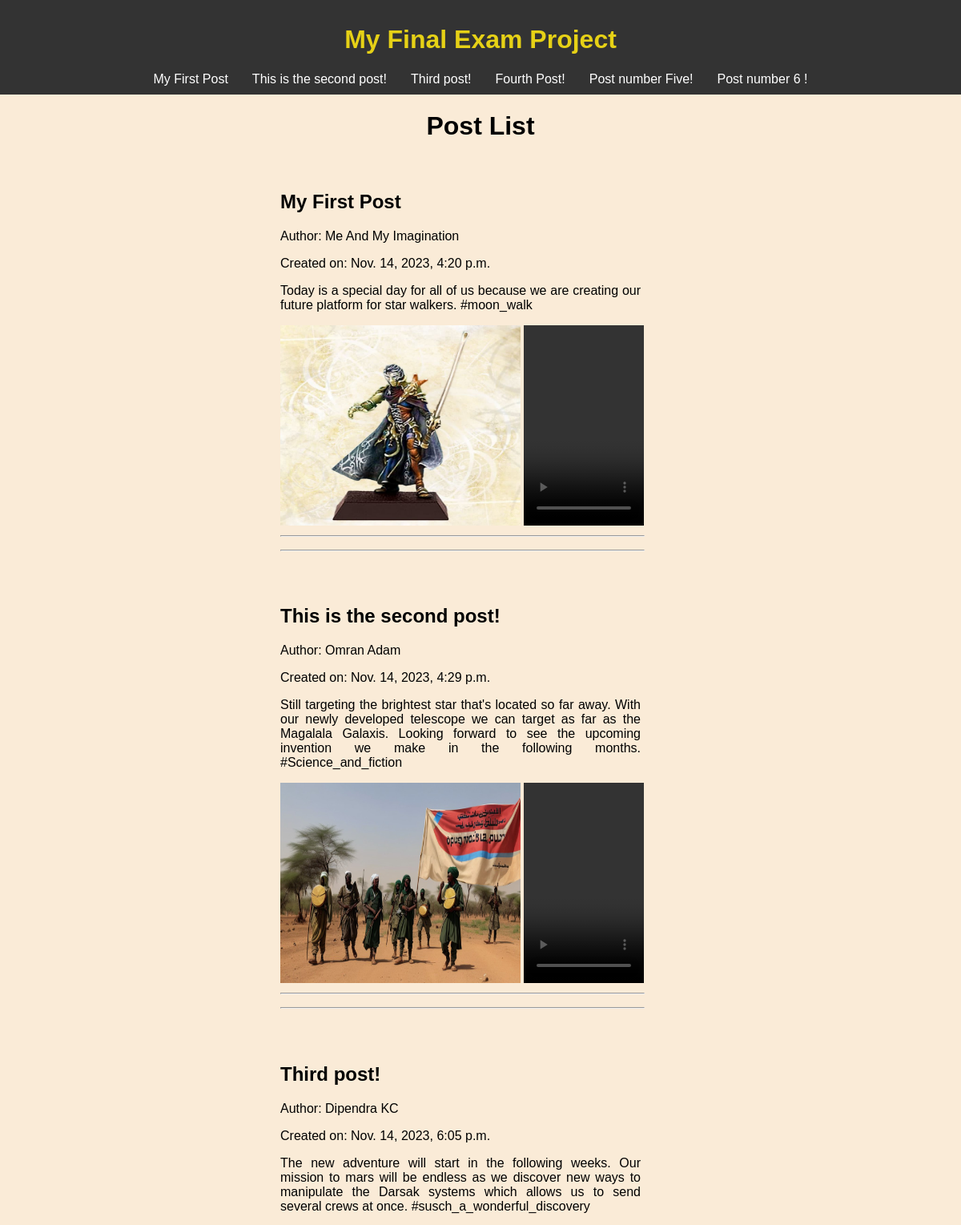
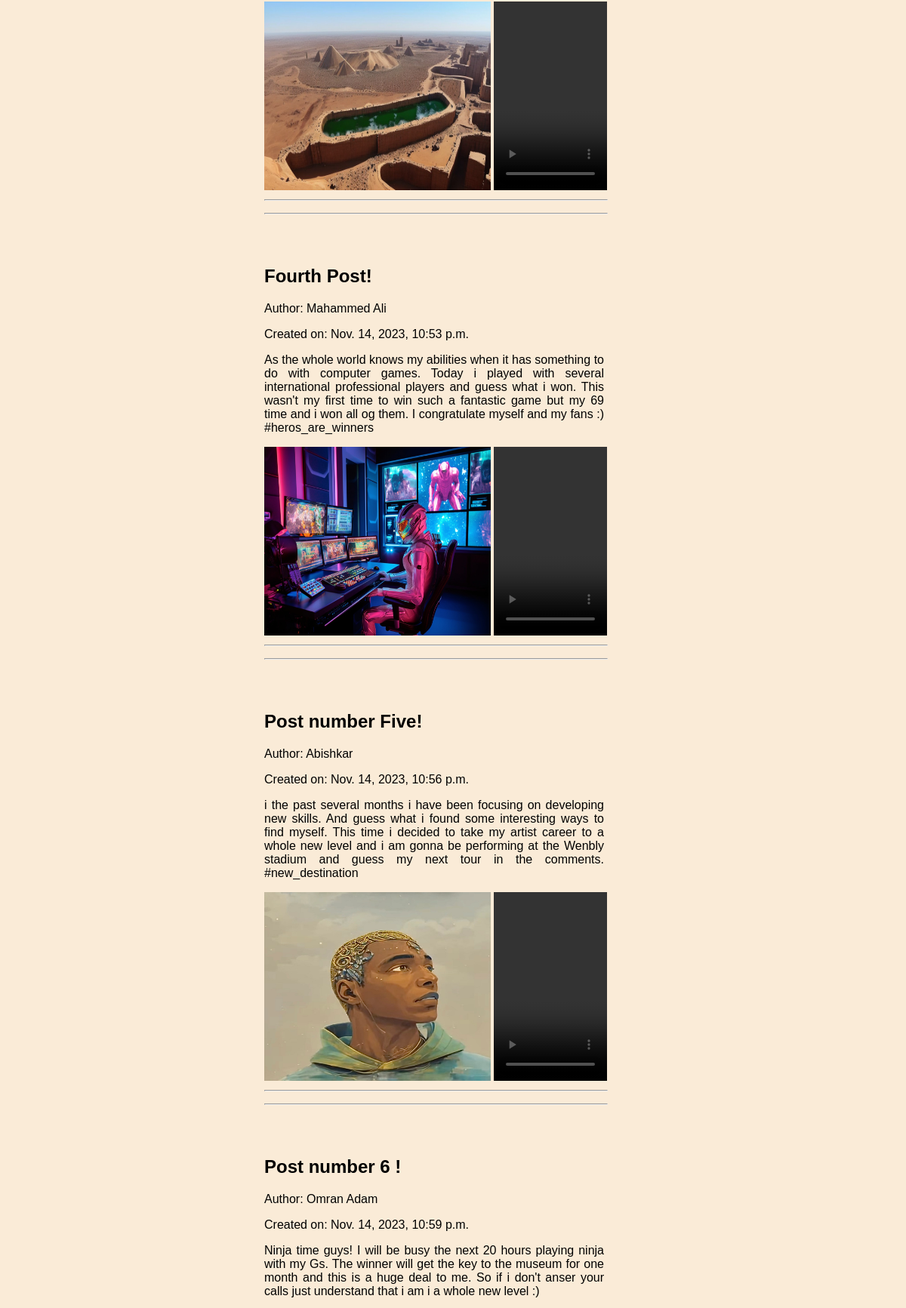
The page / (upper part) on the database its author committed (2 pictures, top to bottom).
### blog/models.py (models this page shows, shortened)
class Post(models.Model):
    title = models.CharField(max_length=200)
    author = models.CharField(max_length=100)
    updated_on = models.DateTimeField(auto_now=True)
    content = models.TextField()
    created_on = models.DateTimeField(auto_now_add=True)
    image = models.ImageField(upload_to='images/', blank=True, null=True)
    video = models.FileField(upload_to='videos/', blank=True, null=True)

### blog/views.py (the view)
# urls.py: path('', post_list, name='post_list'),
def post_list(request):
    posts = Post.objects.all()
    return render(request, 'post_list.html', {'posts': posts})

### blog/templates/post_list.html (shortened to what this page needs)
<!DOCTYPE html>
<html lang="en">
<head>
    <link rel="stylesheet" href="finalExamCSS.css">
</head>
<body style="background-color: antiquewhite;">
    <header>
        <h1 style="color: rgb(230, 209, 22);">My Final Exam Project</h1>
        <nav>
            {% for post in posts %}
                <a href="#{{ post.title|slugify }}">{{ post.title }}</a>
            {% endfor %}
        </nav>
    </header>
    <h1>Post List</h1>
    {% for post in posts %}
        <section id="{{ post.title|slugify }}">
            <div class="post-container">
                <h2>{{ post.title }}</h2>
                <p>Author: {{ post.author }}</p>
                <p>Created on: {{ post.created_on }}</p>
                <p style="width: 450px; text-align: justify;">{{ post.content }}</p>
                {% if post.image %}
                    <img src="{{ post.image.url }}" alt="{{ post.title }} Image" width="300" height="250">
                {% endif %}
                {% if post.video %}
                    <video width="150" height="250" controls>
                        <source src="{{ post.video.url }}" type="video/mp4">
                    </video>
                {% endif %}
                <div>
                    <hr style="width: 443px; float: left; clear: both; padding-left: 5px; padding-right: 5px;">
                    <hr style="width: 443px; float: left; clear: both; padding-left: 5px; padding-right: 5px;">
                </div>
            </div>
        </section>
    {% endfor %}
</body>
</html>

### blog/templates/post_list.html (style rules this page uses)
body { font-family: Arial, sans-serif; margin: 0; padding: 0; box-sizing: border-box; display: flex; flex-direction: column; align-items: center; justify-content: center; min-height: 100vh; }
header { background-color: #333; color: #fff; padding: 10px; width: 100%; text-align: center; }
nav { display: flex; justify-content: center; margin-top: 10px; }
nav a { color: #fff; text-decoration: none; margin: 0 15px; cursor: pointer; }
section { padding: 20px; text-align: left; }
.post-container { width: 500px; margin: 0 auto; }
.post-container hr { width: 443px; float: left; clear: both; padding-left: 5px; padding-right: 5px; }

### rows shown on the page
Post: title "My First Post", author "Me And My Imagination", created_on "Nov. 14, 2023, 4:20 p.m.", content "Today is a special day for all of us because we are creating our future platform for star walkers. #moon_walk", image (picture)
Post: title "This is the second post!", author "Omran Adam", created_on "Nov. 14, 2023, 4:29 p.m.", content "Still targeting the brightest star that's located so far away. With our newly developed telescope we can target as far as the Magalala Galaxis. Looking forward to see the upcoming invention we make in the following months. #Science_and_fiction", image (picture)
Post: title "Third post!", author "Dipendra KC", created_on "Nov. 14, 2023, 6:05 p.m.", content "The new adventure will start in the following weeks. Our mission to mars will be endless as we discover new ways to manipulate the Darsak systems which allows us to send several crews at once. #susch_a_wonderful_discovery", image (picture)
Post: title "Fourth Post!", author "Mahammed Ali", created_on "Nov. 14, 2023, 10:53 p.m.", content "As the whole world knows my abilities when it has something to do with computer games. Today i played with several international professional players and guess what i won. This wasn't my first time to win such a fantastic game but my 69 time and i won all og them. I congratulate myself and my fans :) #heros_are_winners", image (picture)
Post: title "Post number Five!", author "Abishkar", created_on "Nov. 14, 2023, 10:56 p.m.", content "i the past several months i have been focusing on developing new skills. And guess what i found some interesting ways to find myself. This time i decided to take my artist career to a whole new level and i am gonna be performing at the Wenbly stadium and guess my next tour in the comments. #new_destination", image (picture)
Post: title "Post number 6 !", author "Omran Adam", created_on "Nov. 14, 2023, 10:59 p.m.", content "Ninja time guys! I will be busy the next 20 hours playing ninja with my Gs. The winner will get the key to the museum for one month and this is a huge deal to me. So if i don't anser your calls just understand that i am i a whole new level :)"
